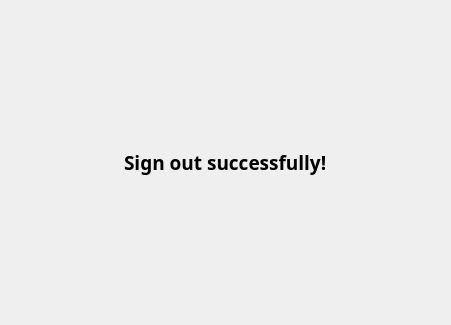
<?xml version="1.0" encoding="UTF-8"?>
<ui version="4.0">
 <class>Aftersignout</class>
 <widget class="QWidget" name="Aftersignout">
  <property name="geometry">
   <rect>
    <x>0</x>
    <y>0</y>
    <width>451</width>
    <height>325</height>
   </rect>
  </property>
  <property name="windowTitle">
   <string>Form</string>
  </property>
  <layout class="QHBoxLayout" name="horizontalLayout_2">
   <item>
    <layout class="QHBoxLayout" name="horizontalLayout">
     <item>
      <spacer name="horizontalSpacer">
       <property name="orientation">
        <enum>Qt::Horizontal</enum>
       </property>
       <property name="sizeHint" stdset="0">
        <size>
         <width>40</width>
         <height>20</height>
        </size>
       </property>
      </spacer>
     </item>
     <item>
      <widget class="QLabel" name="label_signOut">
       <property name="font">
        <font>
         <family>Adobe Gothic Std</family>
         <pointsize>14</pointsize>
         <weight>75</weight>
         <bold>true</bold>
        </font>
       </property>
       <property name="text">
        <string>Sign out successfully!</string>
       </property>
      </widget>
     </item>
     <item>
      <spacer name="horizontalSpacer_2">
       <property name="orientation">
        <enum>Qt::Horizontal</enum>
       </property>
       <property name="sizeHint" stdset="0">
        <size>
         <width>40</width>
         <height>20</height>
        </size>
       </property>
      </spacer>
     </item>
    </layout>
   </item>
  </layout>
 </widget>
 <resources/>
 <connections/>
</ui>
